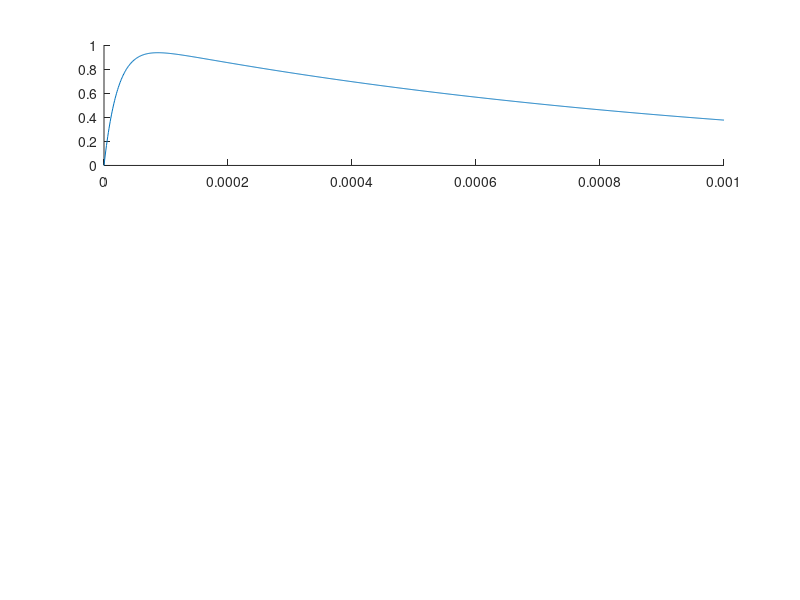

Here is the MATLAB script that generated this plot: (Note: this script raises an error after producing the figure.)
close all; clc; clear
%% 1uF
R = 1000;
L = 22 * 10^-3;
C = 1 * 10^-6;
a = R/(2*L);

figure
subplot(3,1,1)
hold on; 
k=sqrt(a^2-(1/(L*C)));
v = @(t) (2*a/k)*exp(-a.*t).*sinh(k.*t);
t=linspace(0, 0.001,1000);
plot(t,v(t))
t=xlsread('1uF_Multisim.xlsx','A:A');
resistorVoltage=xlsread('1uF_Multisim.xlsx','B:B');
plot(t,resistorVoltage)
t=xlsread('1uF_MyDaq.xlsx','A:A');
resistorVoltage=xlsread('1uF_MyDaq.xlsx','B:B');
plot(t,resistorVoltage)
legend('Theoretical','Simulated','Measured')
xlabel('Time (s)')
ylabel('Voltage (V)')
title('Voltage Over Resistor with 1uF Capacitor')

subplot(3,1,2)
hold on
v = @(t) (1/k)*exp(-a.*t).*(k*cosh(k.*t)-a*sinh(k.*t));
t=linspace(0, 0.001,1000);
plot(t,v(t))
t=xlsread('1uF_Multisim.xlsx','D:D');
inductorVoltage=xlsread('1uF_Multisim.xlsx','E:E');
plot(t,inductorVoltage)
t=xlsread('1uF_MyDaq.xlsx','D:D');
inductorVoltage=xlsread('1uF_MyDaq.xlsx','E:E');
plot(t,inductorVoltage)
xlim([0,0.001])
legend('Theoretical','Simulated','Measured')
xlabel('Time (s)')
ylabel('Voltage (V)')
title('Voltage Over Inductor with 1uF Capacitor')

subplot(3,1,3)
hold on
v = @(t) (1/(L*C*k*(a^2-k^2))).*(exp(-a.*t).*(-a.*sinh(k.*t)-k.*cosh(k.*t))+k);
t=linspace(0, 0.001,1000);
plot(t,v(t))
t=xlsread('1uF_Multisim.xlsx','G:G');
capacitorVoltage=xlsread('1uF_Multisim.xlsx','H:H');
plot(t,capacitorVoltage)
t=xlsread('1uF_MyDaq.xlsx','G:G');
capacitorVoltage=xlsread('1uF_MyDaq.xlsx','H:H');
plot(t,capacitorVoltage)
legend('Theoretical','Simulated','Measured')
xlabel('Time (s)')
ylabel('Voltage (V)')
title('Voltage Over Capacitor with 1uF Capacitor')

%% 88nF
C = 88*10^-9;
a = R/(2*L);

figure
subplot(3,1,1)
hold on
v = @(t) 2.*a.*t.*exp(-a.*t);
t=linspace(0, 0.001,1000);
plot(t,v(t))
t=xlsread('88nF_Multisim.xlsx','A:A');
resistorVoltage=xlsread('88nF_Multisim.xlsx','B:B');
plot(t,resistorVoltage)
resistorVoltage=xlsread('88nF_MyDaq.xlsx','B:B');
t=xlsread('88nF_MyDaq.xlsx','A:A');
plot(t,resistorVoltage)
xlim([0,0.001])
legend('Theoretical','Simulated','Measured')
xlabel('Time (s)')
ylabel('Voltage (V)')
title('Voltage Over Resistor with 88nF Capacitor')

subplot(3,1,2)
hold on
v = @(t) exp(-a.*t).*(1-a.*t);
t=linspace(0, 0.001,1000);
plot(t,v(t))
t=xlsread('88nF_Multisim.xlsx','D:D');
inductorVoltage=xlsread('88nF_Multisim.xlsx','E:E');
plot(t,inductorVoltage)
t=xlsread('88nF_MyDaq.xlsx','D:D');
inductorVoltage=xlsread('88nF_MyDaq.xlsx','E:E');
plot(t,inductorVoltage)
legend('Theoretical','Simulated','Measured')
xlabel('Time (s)')
ylabel('Voltage (V)')
title('Voltage Over Inductor with 88nF Capacitor')

subplot(3,1,3)
hold on
v = @(t) (-1/(L*C))*(exp(-a.*t).*(1/a^2+t./a)+1/a^2)+2;
t=linspace(0, 0.001,1000);
plot(t,v(t))
t=xlsread('88nF_Multisim.xlsx','G:G');
capacitorVoltage=xlsread('88nF_Multisim.xlsx','H:H');
plot(t,capacitorVoltage)
capacitorVoltage=xlsread('88nF_MyDaq.xlsx','H:H');
t=xlsread('88nF_MyDaq.xlsx','G:G');
plot(t,capacitorVoltage)
legend('Theoretical','Simulated','Measured')
xlabel('Time (s)')
ylabel('Voltage (V)')
title('Voltage Over Capacitor with 88nF Capacitor')

%% 300pF 
figure
C=300*10^-12;
w0=sqrt(1/(L*C)-a^2);
subplot(3,1,1)
xlim([0,0.001])
hold on
v = @(t) (2*a/w0)*exp(-a.*t).*sin(w0.*t);
t=linspace(0, 0.001,1000);
plot(t,v(t))
t=xlsread('300pF_Multisim.xlsx','A:A');
resistorVoltage=xlsread('300pF_Multisim.xlsx','B:B');
plot(t,resistorVoltage)
resistorVoltage=xlsread('300pF_MyDaq.xlsx','B:B');
t=xlsread('300pF_MyDaq.xlsx','A:A');
plot(t,resistorVoltage)
legend('Theoretical','Simulated','Measured')
xlabel('Time (s)')
ylabel('Voltage (V)')
title('Voltage Over Resistor (300pF Capacitor)')

subplot(3,1,2)
hold on
v = @(t) (1/w0)*exp(-a.*t).*(w0*cos(w0.*t)-a*sin(w0.*t));
t=linspace(0, 0.001,1000);
plot(t,v(t))
t=xlsread('300pF_Multisim.xlsx','D:D');
inductorVoltage=xlsread('300pF_Multisim.xlsx','E:E');
plot(t,inductorVoltage)
inductorVoltage=xlsread('300pF_MyDaq.xlsx','E:E');
t=xlsread('300pF_MyDaq.xlsx','D:D');
plot(t,inductorVoltage)
legend('Theoretical','Simulated','Measured')
xlabel('Time (s)')
ylabel('Voltage (V)')
title('Voltage Over Inductor (300pF Capacitor)')

subplot(3,1,3)
hold on
v = @(t) (1/(L*C*w0*(a^2+w0^2)))*(exp(-a.*t).*(a.*sin(w0.*t)-w0*cos(w0.*t))+w0);
t=linspace(0, 0.001,1000);
plot(t,v(t))
t=xlsread('300pF_Multisim.xlsx','G:G');
capacitorVoltage=xlsread('300pF_Multisim.xlsx','H:H');
plot(t,capacitorVoltage)
capacitorVoltage=xlsread('300pF_MyDaq.xlsx','H:H');
t=xlsread('300pF_MyDaq.xlsx','G:G');
plot(t,capacitorVoltage)
xlim([0,0.001])
legend('Theoretical','Simulated','Measured')
xlabel('Time (s)')
ylabel('Voltage (V)')
title('Voltage Over Capacitor (300pF Capacitor)')

%%
clear
w = logspace(0,8,5000);
R = 1e3; 
L = 22e-3; 
C = [300e-12, 88e-9, 1e-6];

Hr = @(w, C) 1j*w*R*C/(1-w^2*L*C+1j*w*R*C);
Hl = @(w, C) (-w^2*L*C)/(1-w^2*L*C+1j*w*R*C);
Hc = @(w, C) 1/(1-w^2*L*C+1j*w*R*C);

Res = [];
Ind = [];
Cap = [];
for c_i=1:length(C) 

    for i=1:length(w)
        Res = [Res Hr(w(i), C(c_i))];
        Ind = [Ind Hl(w(i), C(c_i))];
        Cap = [Cap Hc(w(i), C(c_i))];
    end
end

% 300pf
figure
subplot(2,1,2)
semilogx(w,rad2deg(angle(Res(1:5000))))
hold on
semilogx(w,rad2deg(angle(Ind(1:5000))))
hold on
semilogx(w,rad2deg(angle(Cap(1:5000))))

title('300pF Capacitor Phase Plot')
legend('H_R(w)','H_L(w)','H_C(w)')
xlabel('Frequency (w)')
ylabel('Phase (deg)')

subplot(2,1,1)
semilogx(w,mag2db(abs(Res(1:5000))))
hold on
semilogx(w,mag2db(abs(Ind(1:5000))))
hold on
semilogx(w,mag2db(abs(Cap(1:5000))))

title('300pf Capacitor Magnitutde Plot')
legend('H_R(w)','H_L(w)','H_C(w)')
xlabel('Frequency (w)')
ylabel('Magnitude (dB)')

% 1uF
figure
subplot(2,1,2)
semilogx(w,rad2deg(angle(Res(10001:15000))))
hold on
semilogx(w,rad2deg(angle(Ind(10001:15000))))
hold on
semilogx(w,rad2deg(angle(Cap(10001:15000))))

title('1uF Capacitor Phase Plot')
legend('H_R(w)','H_L(w)','H_C(w)')
xlabel('Frequency (w)')
ylabel('Phase (deg)')

subplot(2,1,1)
semilogx(w,mag2db(abs(Res(5001:10000))))
hold on
semilogx(w,mag2db(abs(Ind(5001:10000))))
hold on
semilogx(w,mag2db(abs(Cap(5001:10000))))

title('1uF Capacitor Magnitutde Plot')
legend('H_R(w)','H_L(w)','H_C(w)')
xlabel('Frequency (w)')
ylabel('Magnitude (dB)')

% 88nF
figure
subplot(2,1,2)
semilogx(w,rad2deg(angle(Res(5001:10000))))
hold on
semilogx(w,rad2deg(angle(Ind(5001:10000))))
hold on
semilogx(w,rad2deg(angle(Cap(5001:10000))))

title('88nF Capacitor Phase Plot')
legend('H_R(w)','H_L(w)','H_C(w)')
xlabel('Frequency (w)')
ylabel('Phase (deg)')

subplot(2,1,1)
semilogx(w,mag2db(abs(Res(10001:15000))))
hold on
semilogx(w,mag2db(abs(Ind(10001:15000))))
hold on
semilogx(w,mag2db(abs(Cap(10001:15000))))


title('88nF Capacitor Magnitutde Plot')
legend('H_R(w)','H_L(w)','H_C(w)')
xlabel('Frequency (w)')
ylabel('Magnitude (dB)')